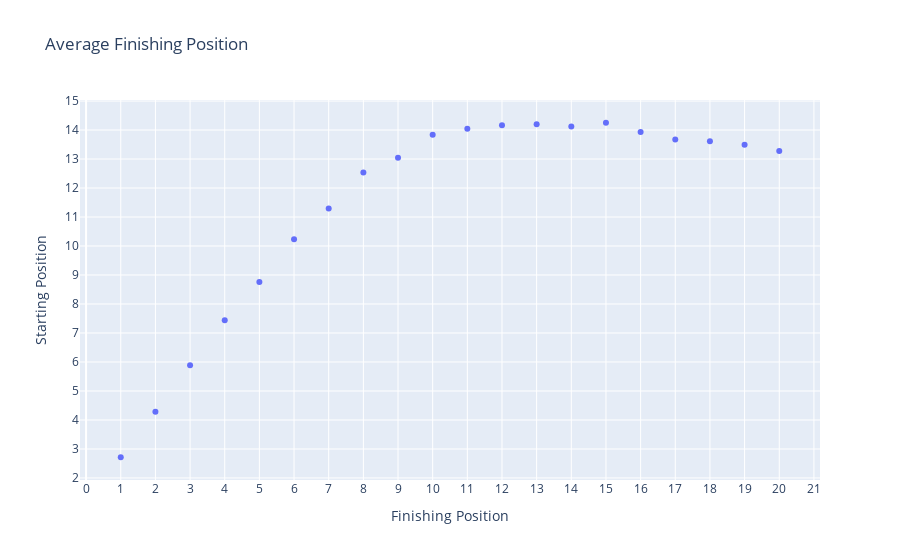

The code cell stored with this chart in its notebook:
### Code cell
# plot scatterplot to show the relationship between Grid and finishing position.
grouped = top_20.groupby('position', as_index=False)['grid'].mean()
avg_finish = px.scatter(grouped, x='position', y='grid', title='Average Finishing Position', labels={'grid':'Starting Position', 'position':'Finishing Position'})

# Update the tick values on the x-axis and y-axis
avg_finish.update_layout(
    xaxis=dict(tickmode='linear', tick0=1, dtick=1),
    yaxis=dict(tickmode='linear', tick0=1, dtick=1)
)

# show plot
avg_finish.show()

### Figure 1 — Plotly figure (JSON) as saved in the notebook; plotly's stock layout.template omitted (floating-point values rounded to 4 significant figures)
{"data": [{"hovertemplate": "Finishing Position=%{x}<br>Starting Position=%{y}<extra></extra>", "legendgroup": "", "marker": {"color": "#636efa", "symbol": "circle"}, "mode": "markers", "name": "", "orientation": "v", "showlegend": false, "type": "scatter", "x": [1, 2, 3, 4, 5, 6, 7, 8, 9, 10, 11, 12, 13, 14, 15, 16, 17, 18, 19, 20], "xaxis": "x", "y": [2.714, 4.28, 5.883, 7.443, 8.758, 10.24, 11.3, 12.53, 13.04, 13.84, 14.05, 14.17, 14.2, 14.12, 14.25, 13.93, 13.68, 13.61, 13.49, 13.28], "yaxis": "y"}], "layout": {"legend": {"tracegroupgap": 0}, "title": {"text": "Average Finishing Position"}, "xaxis": {"anchor": "y", "domain": [0, 1], "dtick": 1, "tick0": 1, "tickmode": "linear", "title": {"text": "Finishing Position"}}, "yaxis": {"anchor": "x", "domain": [0, 1], "dtick": 1, "tick0": 1, "tickmode": "linear", "title": {"text": "Starting Position"}}}}
